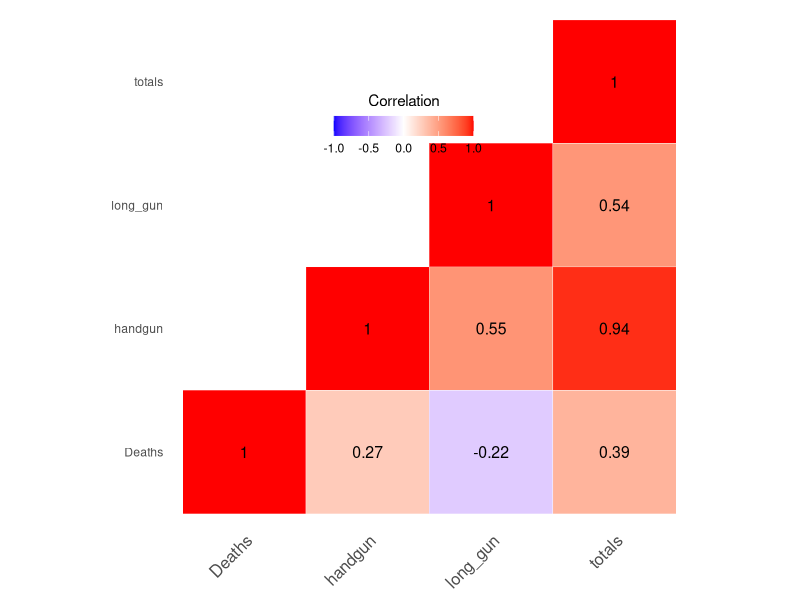
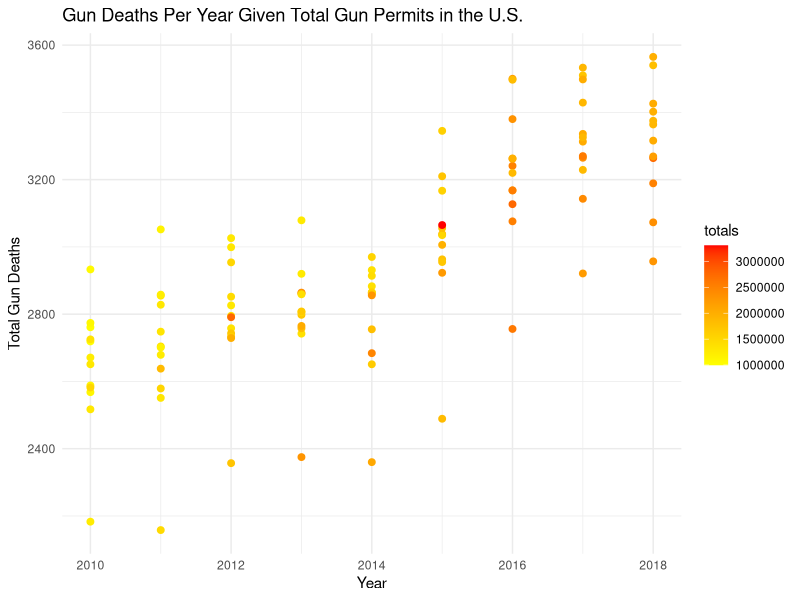
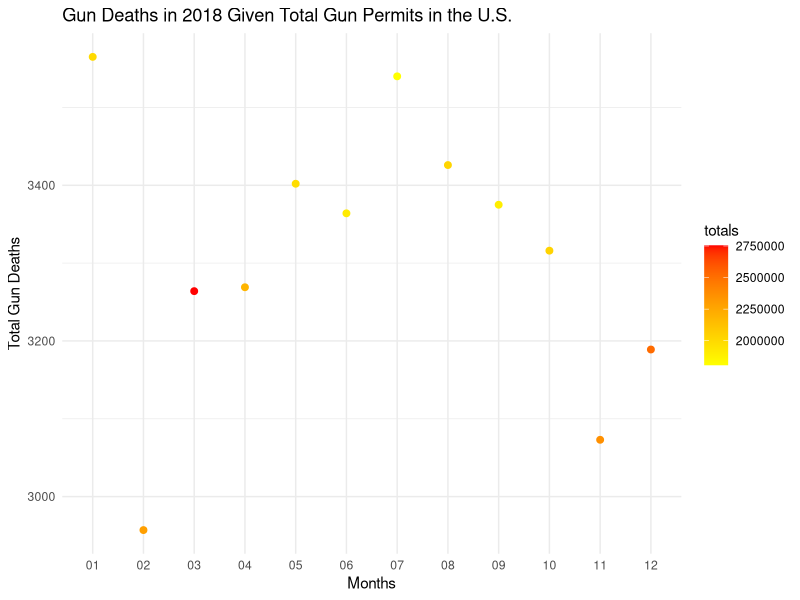
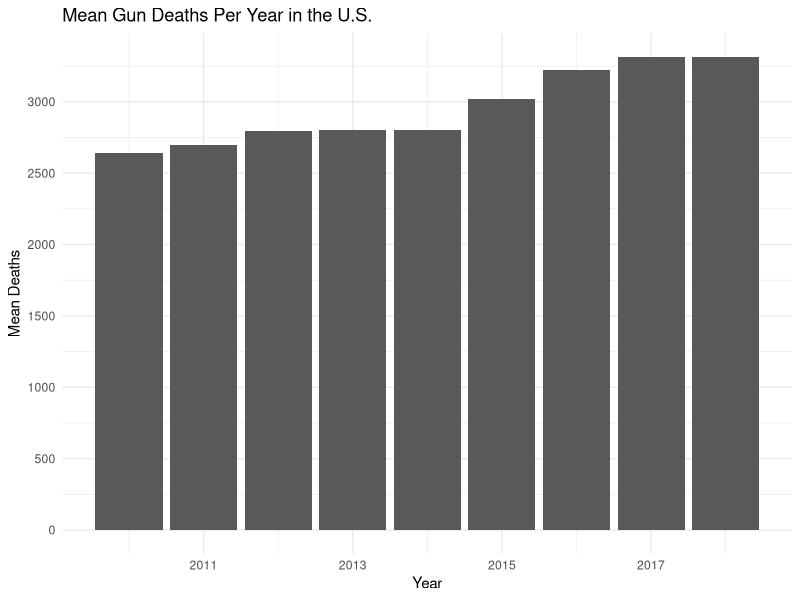
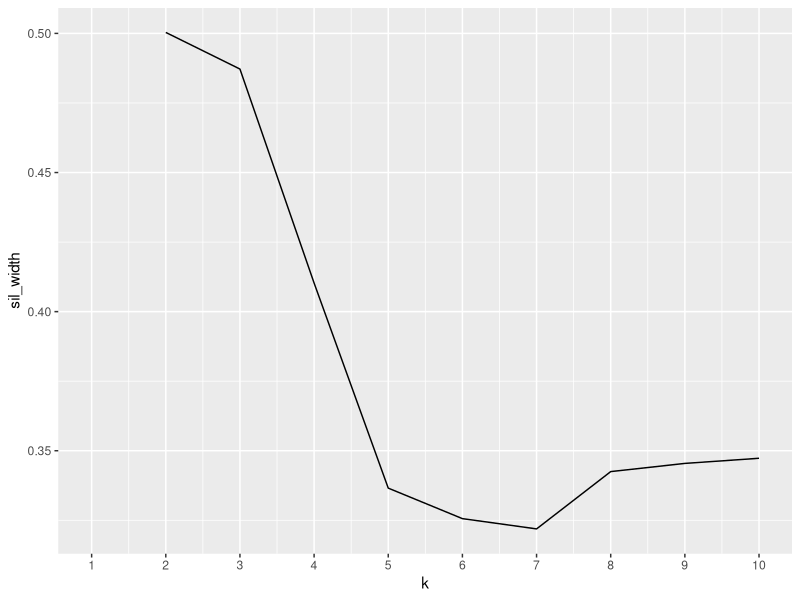
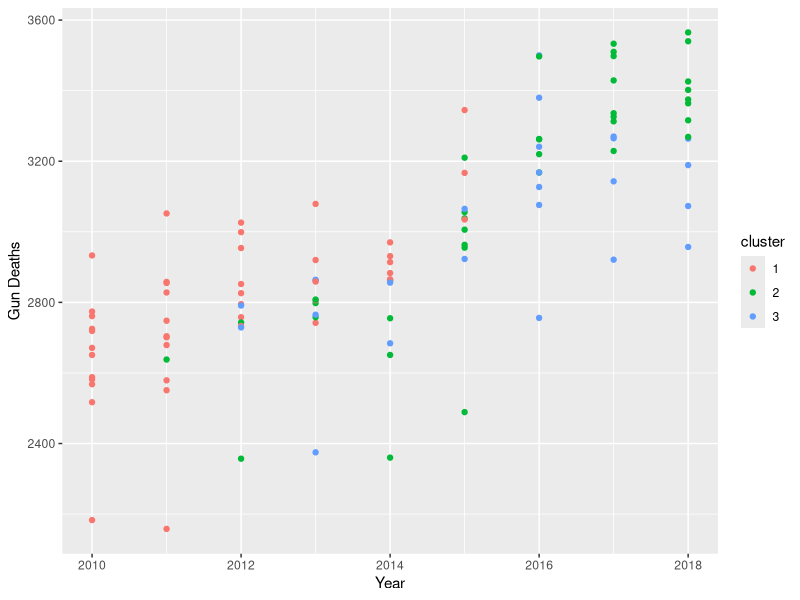
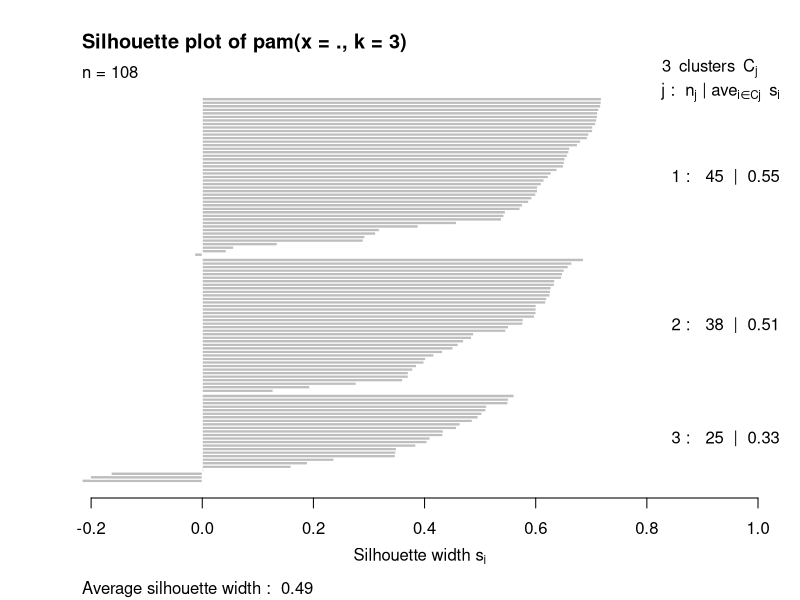

Source code (R) for these figures, in order:
## ---- chunk 1
chooseCRANmirror(graphics=FALSE, ind=1)
knitr::opts_chunk$set(echo = TRUE)
library(stringi)
library(stringr)
library(dplyr) 
library(ggplot2)
library(cluster)
library(tidyr)
library(reshape2)
library(knitr)
library(kableExtra)
knitr::opts_chunk$set(echo = TRUE)
## ---- chunk 2
# Import data frame from CSV: Data on gun related deaths 
# in the United States from 2010 to 2018 by month
df_gundeaths <- read.csv("usa_gun_deaths.csv")
## ---- chunk 3
# Import data frame from CSV: Data on background check permits
# for firearms by NICS by month
df_BCpermits <- read.csv("nics-firearm-background-checks.csv")
## ---- chunk 4

# Select the variables of importance and drop irrelevant columns from df_gundeaths
vars_gundeaths <- c("Month_Code", "Deaths")
df_gundeaths <- df_gundeaths[vars_gundeaths]

# Select the variables of importance and drop irrelevant columns from df_BCpermits
vars_BCpermits <- c("month", "handgun", "long_gun", "totals")
df_BCpermits <- df_BCpermits[vars_BCpermits]

# Consolidate and sum multiple entries for a given month
df_gundeaths <- df_gundeaths %>% group_by(Month_Code) %>% summarize_all(sum) 
df_gundeaths
# Use of dplyr group_by & summarize
df_BCpermits <- df_BCpermits %>% group_by(month) %>% summarize_all(sum)


## ---- chunk 5
# Rename the merge variable to be the same in both dataframes
names(df_BCpermits)[names(df_BCpermits)=='month'] <- 'Month_Code'

# Left join the two cleaned dataframes to create merged data set
df_merged <- left_join(df_gundeaths, df_BCpermits, by='Month_Code') 

# Error is due to column var type, surpressed from here forward as it is harmless.

# Report number of dropped rows in the merge
suppressWarnings(checkmerge_BCpermits <- nrow(anti_join(df_BCpermits, df_merged, by='Month_Code')))
print(paste0("There were ", checkmerge_BCpermits, " rows in the BCpermits data that were excluded in the merged dataset"))

suppressWarnings(checkmerge_gundeaths <- nrow(anti_join(df_gundeaths, df_merged, by='Month_Code')))
print(paste0("There were ", checkmerge_gundeaths, " rows in the gundeaths data that were excluded in the merged dataset"))

df_merged
## ---- chunk 6
df_merged <- df_merged %>% mutate(year = as.numeric(stri_sub(Month_Code, 1,4))) 
df_merged <- df_merged %>% mutate(month = (stri_sub(Month_Code, 6,7))) 
df_merged <- df_merged %>% mutate(monthsort = str_replace(Month_Code, '-','')) 
## ---- chunk 7
df_merged <- df_merged %>% arrange(monthsort)
df_merged
## ---- chunk 8
df_merged <- df_merged %>% select(-Month_Code)
df_merged
## ---- chunk 9
df_2018 <- df_merged %>% filter(year == 2018)
## ---- chunk 10

#Untidy the dataset
df_merged_untidy = pivot_wider(df_merged,names_from = year, values_from = Deaths)

#Tidy the dataset 
df_merged_tidy = pivot_longer(df_merged_untidy, c('2010', '2011','2012', '2013','2014', '2015','2016', '2017','2018'), names_to = "year", values_to = "Deaths")


## ---- chunk 11
# Deaths 
df_sum_deaths <- df_merged %>% summarize(Mean=mean(Deaths), SD=sd(Deaths), Min=min(Deaths), 
Max=max(Deaths), n_Distinct = n_distinct(Deaths), Median = median(Deaths),  Var = var(Deaths), 
Quantile_25 = quantile(Deaths, c(.25)), Quantile_75 = quantile(Deaths, c(.75)), Top1_percent = quantile(Deaths, c(.99)))

# Handgun Permits
df_sum_handgun <- df_merged %>% summarize(Mean=mean(handgun), SD=sd(handgun), Min=min(handgun), Max=max(handgun), n_Distinct = n_distinct(handgun), Median = median(handgun), Var = var(handgun), Quantile_25 = quantile(handgun, c(.25)), Quantile_75 = quantile(handgun, c(.75)), Top1_percent = quantile(handgun, c(.99)))

# Long-Gun Permits
df_sum_long_gun <- df_merged %>% summarize(Mean=mean(long_gun), SD=sd(long_gun), Min=min(long_gun), Max=max(long_gun), n_Distinct = n_distinct(long_gun), Median = median(long_gun), Var = var(long_gun), Quantile_25 = quantile(long_gun, c(.25)), Quantile_75 = quantile(long_gun, c(.75)), Top1_percent = quantile(long_gun, c(.99)))

# Total Gun Permits
df_sum_totals <- df_merged %>% summarize(Mean=mean(totals), SD=sd(totals), Min=min(totals), Max=max(totals), n_Distinct = n_distinct(totals), Median = median(totals), Var = var(totals), Quantile_25 = quantile(totals, c(.25)), Quantile_75 = quantile(totals, c(.75)), Top1_percent = quantile(totals, c(.99)))

# Table of Summary Statistics for All Numerical Variables
summary_stats_overall <- bind_rows(df_sum_deaths, df_sum_handgun, df_sum_long_gun, df_sum_totals)

summary_stats_overall$Variable <- c('Gun Deaths'
                            ,'Handgun Permits'
                            ,'Long-gun Permits'
                            ,'Total Permits')

summary_stats_overall <- summary_stats_overall[,c(ncol(summary_stats_overall),1:(ncol(summary_stats_overall)-1))]
## ---- chunk 12
summary_stats_overall %>% kable() %>% kable_styling()
## ---- chunk 13
df_merged %>% group_by(year) %>% summarize(Mean=mean(Deaths), SD=sd(Deaths), Min=min(Deaths), Max=max(Deaths), n_Distinct = n_distinct(Deaths), Median = median(Deaths), Var = var(Deaths), Quantile_25 = quantile(Deaths, c(.25)), Quantile_75 = quantile(Deaths, c(.75)), Top1_percent = quantile(Deaths, c(.99)))%>% kable() %>% kable_styling()
## ---- chunk 14
df_merged %>% group_by(year) %>% summarize(Mean=mean(totals), SD=sd(totals), Min=min(totals), Max=max(totals), n_Distinct = n_distinct(totals), Median = median(totals), Var = var(totals), Quantile_25 = quantile(totals, c(.25)), Quantile_75 = quantile(totals, c(.75)), Top1_percent = quantile(totals, c(.99))) %>% kable() %>% kable_styling()

## ---- chunk 15
install.packages("ggplot2")

# Drop non-numeric variables 
onlynumeric <- df_merged %>% select(-monthsort,-year,-month)
cormat <- round(cor(onlynumeric),2)

# Get lower triangle of the correlation matrix
  get_lower_tri<-function(cormat){
    cormat[upper.tri(cormat)] <- NA
    return(cormat)
  }
# Get upper triangle of the correlation matrix
  get_upper_tri <- function(cormat){
    cormat[lower.tri(cormat)]<- NA
    return(cormat)
  }
upper_tri <- get_upper_tri(cormat)

# Melt the correlation matrix
melted_cormat <- melt(upper_tri, na.rm = TRUE)

# Heatmap
ggheatmap <- ggplot(data = melted_cormat, aes(Var2, Var1, fill = value))+
 geom_tile(color = "white")+
 scale_fill_gradient2(low = "blue", high = "red", mid = "white", 
   midpoint = 0, limit = c(-1,1), space = "Lab", 
   name="Correlation") +
  theme_minimal()+ 
 theme(axis.text.x = element_text(angle = 45, vjust = 1, 
    size = 12, hjust = 1))+
 coord_fixed()

ggheatmap + geom_text(aes(Var2, Var1, label = value), color = "black", size = 4) +
theme(
  axis.title.x = element_blank(),
  axis.title.y = element_blank(),
  panel.grid.major = element_blank(),
  panel.border = element_blank(),
  panel.background = element_blank(),
  axis.ticks = element_blank(),
  legend.justification = c(1, 0),
  legend.position = c(0.6, 0.7),
  legend.direction = "horizontal")+
  guides(fill = guide_colorbar(barwidth = 7, barheight = 1,
                title.position = "top", title.hjust = 0.5))

  
## ---- chunk 16
# plot 1
plot<-ggplot(data = df_merged, aes(x = year, y = Deaths, color=totals)) + geom_point(size=2) + theme_minimal() + scale_color_gradient(low="yellow",high="red")+
ggtitle("Gun Deaths Per Year Given Total Gun Permits in the U.S.") + ylab("Total Gun Deaths") + xlab("Year")
plot

# plot 2
plot2<-ggplot(data = df_2018, aes(x = month, y = Deaths, color=totals)) + geom_point(size=2) + theme_minimal() + scale_color_gradient(low="yellow",high="red")+
ggtitle("Gun Deaths in 2018 Given Total Gun Permits in the U.S.") + ylab("Total Gun Deaths") + xlab("Months")
plot2

# plot 3
ggplot(df_merged, aes(x=year))+geom_bar(aes(y=Deaths), stat="summary", fun.y="mean")+ scale_y_continuous(name="Mean Deaths", breaks=c(0,500,1000,1500,2000,2500,3000,3500))+ggtitle("Mean Gun Deaths Per Year in the U.S.") + ylab("Total Mean Gun Deaths") + xlab("Year")+theme_minimal()
## ---- chunk 17
# PAM clustering by dropping non-numeric variables
pam2 <- df_merged%>%select(-year, -monthsort, -month)%>%pam(3)

# Number of clusters in PAM
sil_width<-vector()
for(i in 2:10){
pam_fit <- df_merged%>%select(-year, -monthsort, -month)%>%pam(i)
sil_width[i] <- pam_fit$silinfo$avg.width
} 
ggplot()+geom_line(aes(x=1:10,y=sil_width))+scale_x_continuous(name="k",breaks=1:10)


final<-df_merged%>%mutate(cluster=as.factor(pam2$clustering))
confmat<-final%>%group_by(year)%>%count(cluster)%>%arrange(desc(n))%>%
pivot_wider(names_from="cluster",values_from="n",values_fill = list('n'=0))

#accuracy
round(sum(diag(as.matrix(confmat[,2:4])))/sum(confmat[,2:4]),4)

ggplot(final, aes(x=year,y=Deaths, color=cluster))+geom_point()+ylab("Gun Deaths")+ xlab("Year")

#Interpreting Average Silhouette Width 
plot(pam2,which=2)


## ---- chunk 18
## DO NOT DELETE THIS BLOCK!
sessionInfo()
Sys.time()
Sys.info()
